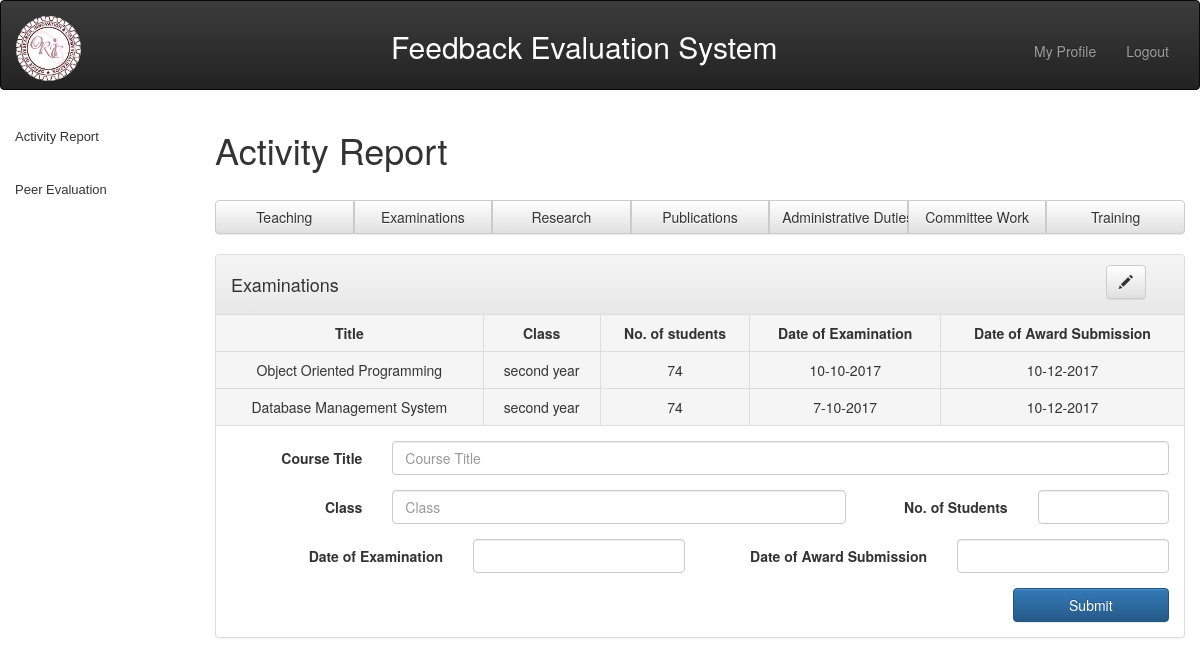
The page /php/examinations.php (signed in) on the database its author committed.
### tables this page shows
CREATE TABLE `examinations` (
  `eid` int(10) NOT NULL,
  `ectitle` varchar(100) NOT NULL,
  `eclass` varchar(50) NOT NULL,
  `estudents` int(10) NOT NULL,
  `edate` varchar(50) NOT NULL,
  `esubmission` varchar(50) NOT NULL,
  `pers_id` varchar(50) NOT NULL
);

### php/examinations.php (the view, shortened to what this page needs)
<!DOCTYPE html>
<?php
include('login_header.php');
include("sidebar.php");
?>
<html lang="en">
<head>
    <link rel="stylesheet" type="text/css" href="../css/bootstrap.min.css">
    <link rel="stylesheet" type="text/css" href="../css/style.css">
    <link rel="stylesheet" href="../css/bootstrap-theme.min.css">
</head>
<body>
<div class="col-lg-10">
  <h1>Activity Report </h1>
  <br>
<div class="btn-group btn-group-justified " role="group" aria-label="..." >
   <div class="btn-group" role="group">
	<a role="button" class="btn btn-default" href="teaching.php">Teaching</a>
	</div>
   <div class="btn-group" role="group">
  <a role="button" class="btn btn-default" href="examinations.php">Examinations</a>
  </div>
   <div class="btn-group" role="group">
  <a type="button" class="btn btn-default" href="research.php">Research</a>
    </div>
	 <div class="btn-group" role="group">
	<a type="button" class="btn btn-default" href="publications.php">Publications</a>
</div>
 <div class="btn-group" role="group">
	<a type="button" class="btn btn-default" href="administrative.php">Administrative Duties</a>
	</div>
 <div class="btn-group" role="group">
	<a type="button" class="btn btn-default" href="committee.php">Committee Work</a>
</div>
<div class="btn-group" role="group">
	<a type="button" class="btn btn-default" href="training.php">Training</a>
</div>
</div>
<br>
<form class="form-horizontal " method="post" action="examinations.php">
<div class="panel panel-default" >
<div class="panel-heading container-fluid">
<div class="col-lg-1 pull-right" >
<a class="btn btn-default" href="update.php?form=2" role="button" name="form2">
<span class="glyphicon glyphicon-pencil "  aria-hidden="true"></span>
</a></div>
<div class="panel-title"><h4>Examinations</h4></div>
  </div>
  <?php
include("../includes/config_db.php");
?>
    <?php
$sql = "SELECT * FROM examinations where pers_id ='".$_SESSION['login_user']."'";
$result = mysqli_query($conn,$sql) or die(mysql_error());
if ($result->num_rows > 0) {
echo "<table class='table table-bordered text-center'>
<tr class='active'>
<th class='text-center'>Title</th>
<th class='text-center'>Class</th>
<th class='text-center'>No. of students</th>
<th class='text-center'>Date of Examination</th>
<th class='text-center'>Date of Award Submission</th>
</tr>";
if ($result->num_rows > 0) {
while($row = mysqli_fetch_array($result))
  {
  echo "<tr class='active'>";
  echo "<td>".$row['ectitle']."</td>";
  echo "<td>".$row['eclass']."</td>";
  echo "<td>".$row['estudents']."</td>";
  echo "<td>".$row['edate']."</td>";
  echo "<td>".$row['esubmission']."</td>";
  echo "</tr>";
  }echo "</table>";
 }
}
?>
  <div class="panel-body">
  <div class="form-group">
    <label for="ectitle" class="col-lg-2 control-label">Course Title</label>
    <div class="col-lg-10">
      <input type="text" class="form-control" name="ectitle" placeholder="Course Title">
    </div>
  </div>
  <div class="form-group">
    <label for="eclass" class="col-lg-2 control-label">Class</label>
    <div class="col-lg-6">
      <input type="text" class="form-control" name="eclass" placeholder="Class">
    </div>
	<label for="estudents" class="col-lg-2 control-label">No. of Students</label>
    <div class="col-lg-2">
      <input type="text" class="form-control" name="estudents">
    </div>
   </div>
   <div class="form-group">
    <label for="edate" class="col-lg-3 control-label">Date of Examination</label>
    <div class="col-lg-3">
      <input type="text" class="form-control" name="edate" >
    </div>
	<label for="esubmission" class="col-lg-3 control-label">Date of Award Submission</label>
    <div class="col-lg-3">
      <input type="text" class="form-control" name="esubmission" >
    </div>
	</div>
	<input class="btn btn-primary col-lg-2 col-lg-offset-10" type="submit" name="examinations" value="Submit">
  </div>
</div>
</form>
 </div>
</body>
</html>

### css/style.css (style rules this page uses)
body { overflow-x: hidden; }

### rows shown on the page
examinations: ectitle "Object Oriented Programming", eclass "second year", estudents "74", edate "10-10-2017", esubmission "10-12-2017"
examinations: ectitle "Database Management System", eclass "second year", estudents "74", edate "7-10-2017", esubmission "10-12-2017"
